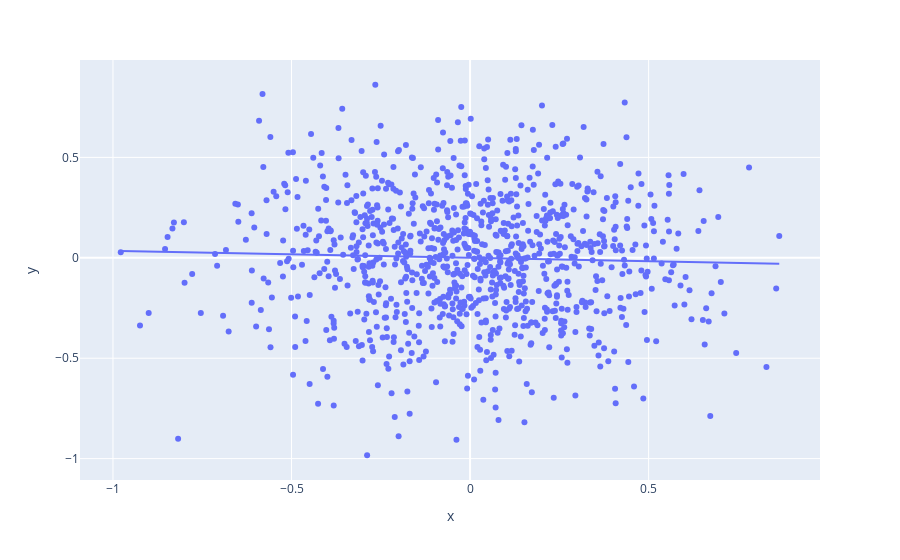

Notebook cell for this chart:
### Code cell
print(pearsonr(x_bar, y_bar))
px.scatter(x=x_bar, y=y_bar, trendline="ols")

### Figure 1 — Plotly figure (JSON) as saved in the notebook; plotly's stock layout.template omitted (floating-point values rounded to 4 significant figures; data arrays with more than 128 entries replaced by an {"elided": "..."} marker saying what was removed)
{"data": [{"hovertemplate": "x=%{x}<br>y=%{y}<extra></extra>", "legendgroup": "", "marker": {"color": "#636efa", "symbol": "circle"}, "mode": "markers", "name": "", "orientation": "v", "showlegend": false, "type": "scatter", "x": {"elided": "1000 float values"}, "xaxis": "x", "y": {"elided": "1000 float values"}, "yaxis": "y"}, {"hovertemplate": "<b>OLS trendline</b><br>y = -0.0346113 * x + -1.9082e-17<br>R<sup>2</sup>=0.001214<br><br>x=%{x}<br>y=%{y} <b>(trend)</b><extra></extra>", "legendgroup": "", "marker": {"color": "#636efa", "symbol": "circle"}, "mode": "lines", "name": "", "showlegend": false, "type": "scatter", "x": {"elided": "1000 float values"}, "xaxis": "x", "y": {"elided": "1000 float values"}, "yaxis": "y"}], "layout": {"autosize": true, "legend": {"tracegroupgap": 0}, "margin": {"t": 60}, "xaxis": {"anchor": "y", "autorange": true, "domain": [0, 1], "range": [-1.089, 0.9762], "title": {"text": "x"}, "type": "linear"}, "yaxis": {"anchor": "x", "autorange": true, "domain": [0, 1], "range": [-1.126, 1.005], "title": {"text": "y"}, "type": "linear"}}}
